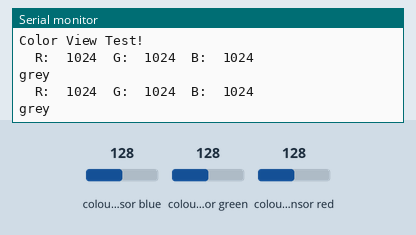
Recording of a sketch running on a simulated Arduino Uno, built with avr-gcc and run on an emulated ATmega328P. Shown: the last lines printed to the serial monitor. The inputs (shaded band) are chosen by the test bench; at power-on: colour sensor blue 128, colour sensor green 128, colour sensor red 128.

Above: at 3.5 s.
3.6 s: colour sensor blue set to 5
At 6.5 s:
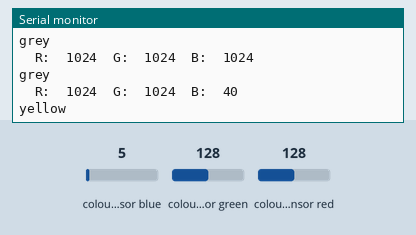
9.4 s: colour sensor green set to 5
At 11.2 s:
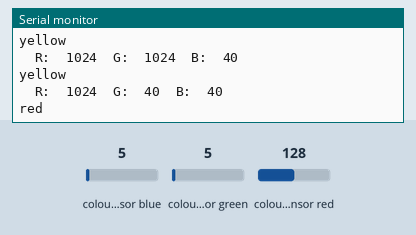
14.6 s: colour sensor blue set to 128
At 17.3 s:
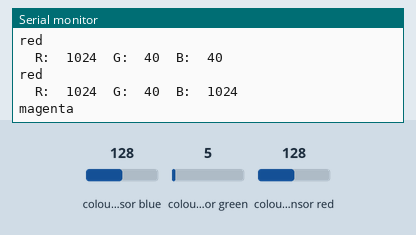
19.9 s: colour sensor red set to 5
At 21.9 s:
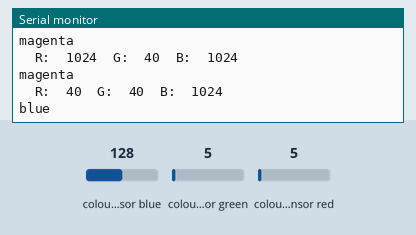
25.1 s: colour sensor green set to 128
At 26.8 s:
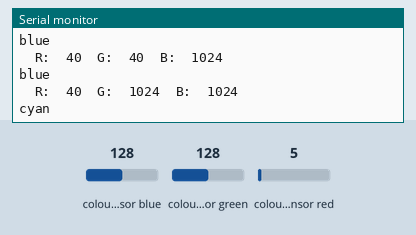
30.3 s: colour sensor red set to 103
At 32.8 s:
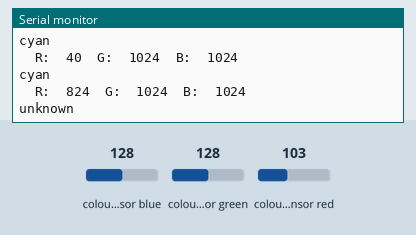
Timing chart, 0 to 34.3 s (numbered marks = the images above; inputs shaded):
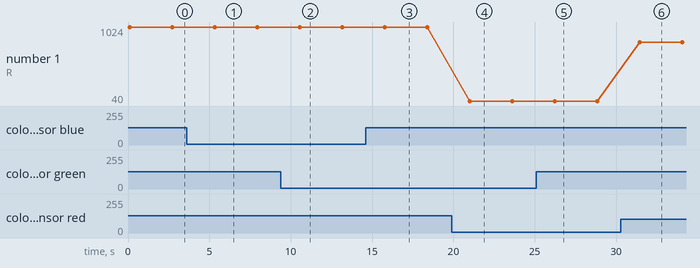

The sketch:

testRGB.ino.ino
```cpp
#include <Arduino.h>
#include "rgbsensor.h"
#include "Node.h"
rgbsensor* rgb;
void setup() {
  // put your setup code here, to run once:
  Serial.begin(9600);
  Serial.println("Color View Test!");

  rgb = new rgbsensor();
}

void loop() {
  // put your main code here, to run repeatedly:
  // put your main code here, to run repeatedly:
  Serial.println(rgb->colorTable[rgb->getColor()]);
  delay(2500);
}
```

Node.cpp
```cpp
#include "Node.h"
#include <String.h>
#include <Arduino.h>


static char* nameTable[37] = {"Red B", "Red 1", "Red 2", "Red 3", "Red 4", "Red 5",
                          "Green B", "Green 1", "Green 2", "Green 3", "Green 4", "Green 5",
                "Blue B", "Blue 1", "Blue 2", "Blue 3", "Blue 4", "Blue 5",
                "Yellow B", "Yellow 1", "Yellow 2", "Yellow 3", "Yellow 4", "Yellow 5",
                "Magenta B", "Magenta 1", "Magenta 2", "Magenta 3", "Magenta 4", "Magenta 5",
                "Cyan B", "Cyan 1", "Cyan 2", "Cyan 3", "Cyan 4", "Cyan 5",
                "Grey B"};

static char* colorTable[8] = {"red", "green", "blue", "yellow", "magenta", "cyan", "grey", "unknown"};


Node::Node() {
	visited = false;
	isNullNode = false;
  tokenColor = unknown;
}

Node::Node(Name n, Color mc) {
  visited = false;
  isNullNode = false;
  tokenColor = unknown;

  mapColor = mc;
	setName(n);
}

Name Node::getName() {
	return name;
}

void Node::setName(Name n) {
	name = n;
  depth = (name == X)? 5 : name % 6;  // see the Name enum to understand the relationship between depth and 'index' in Name enum (actually the integer value the name represents)
}

bool Node::getVisited() {
	return visited;
}

void Node::setVisited(bool visit) {
	visited = visit;
}

Color Node::getMapColor() {
	return mapColor;
}

int Node::getDepth() {
  return depth;
}


//[R1:t:U]
//[name:visited:tokenColor]
char* Node::toString() {
	char s[40] = "";

  if (isNull()) {
    strcat(s, nameToString());
  }
  else {
	  strcat(s, colorToChar(mapColor));
    char d[2];
    itoa(depth, d, 10);
    strcat(s, d);
    strcat(s, ":");
    strcat(s, (visited? "t" : "f"));
    strcat(s, ":");
    strcat(s, colorToChar(tokenColor));
  }

	return s;
}

void Node::setAsNull() {
	isNullNode = true;
}

bool Node::isNull() {
	return isNullNode;
}


char * Node::colorToChar(Color c) {
	char * s = " ";
	switch(c) {
		case red: 		s = "R"; break;
		case green: 	s = "G"; break;
		case blue: 		s = "B"; break;
		case yellow: 	s = "Y"; break;
		case magenta:	s = "M"; break;
		case cyan: 		s = "C"; break;
		case grey: 		s = "X"; break;
    case unknown: s = "U"; break;
		default: 			break;
	}
	return s;
}

char* Node::nameToString() {
  if (isNull()) {
    return "empty node";
  }
	return nameTable[name];
}
```

Node.h
```cpp
#include <string.h>

#ifndef NODE_H
#define NODE_H

enum Color {red, green, blue, yellow, magenta, cyan, grey, unknown};

enum Name { R, R1, R2, R3, R4, R5,
			G, G1, G2, G3, G4, G5,
			Bl, Bl1, Bl2, Bl3, Bl4, Bl5,
			Y, Y1, Y2, Y3, Y4, Y5,
			M, M1, M2, M3, M4, M5,
			C, C1, C2, C3, C4, C5,
			X};	//'X' is grey cuz it's the 'crossroads'

class Node
{
	public:

		Node();
    Node(Name n, Color mc);

		Name getName();
		void setName(Name n);
		bool getVisited();
		void setVisited(bool visit);
		Color getMapColor();

		void setAsNull();
		bool isNull();

    char* toString();
    char* nameToString();
    char* colorToChar(Color c);

    int getDepth();

	protected:

		Name name;
		Color mapColor;
		int depth;

		Color tokenColor;
		bool visited;
		Node* adjList;

		bool isNullNode;


};

#endif
```

rgbsensor.cpp
```cpp
#include "rgbsensor.h"
rgbsensor::rgbsensor() {
  tcs = Adafruit_TCS34725(TCS34725_INTEGRATIONTIME_50MS, TCS34725_GAIN_4X);
  boolean error = false;
  if (!tcs.begin()) {
    error = true;
  }
}

Color rgbsensor::getColor(){
  uint16_t clear, red, green, blue;

  //tcs.setInterrupt(false);

  delay(60);  // takes 50ms to read
  tcs.getRawData(&red, &green, &blue, &clear);
  //tcs.setInterrupt(true);  // turn on LED

  return getClosestColor(red,green,blue);
}
Color rgbsensor::getClosestColor(int Red,int Green, int Blue)
{
  int redThreshold = 100;
  int blueThreshold = 80;
  int yellowThreshold = 100;
  int greyThreshold = 25;
  int cyanThreshold = 250;
  int greenThreshold = 150;
  int purpleThreshold = 50;
  Color color = unknown;

  if((((Red - Blue) > redThreshold) && ((Red - Green) > redThreshold)))
  {
    color = red;
  }
  if(((abs(Red - Blue) < purpleThreshold) && ((Blue - Green) > purpleThreshold)))
  {
    color = magenta;
  }
  if((((Blue - Red) > blueThreshold) && ((Blue - Green) > blueThreshold)))
  {
    color = blue;
  }
  if((((Green - Red) > cyanThreshold) && ((Blue - Green) < cyanThreshold)))
  {
    color = cyan;
  }
  if((((Green - Red) > greenThreshold) && ((Green - Blue) > greenThreshold)))
  {
    color = green;
  }
  if((((Green - Red) < yellowThreshold) && ((Green - Blue) > yellowThreshold)))
  {
    color = yellow;
  }
  if(((abs(Red - Blue) < greyThreshold) && (abs(Red - Green) < greyThreshold)))
  {
    color = grey;
  }

    Serial.print("\tR:\t"); Serial.print(Red);
    Serial.print("\tG:\t"); Serial.print(Green);
    Serial.print("\tB:\t"); Serial.println(Blue);
  return color;
}
```

rgbsensor.h
```cpp
#ifndef rgbsensor_h
#define rgbsensor_h
#include <Wire.h>
#include "Adafruit_TCS34725.h"
#include "Node.h"

class rgbsensor
{
  public:
  rgbsensor();
  char* colorTable[8] = {"red", "green", "blue", "yellow", "magenta", "cyan", "grey", "unknown"};
  Color getColor();

  private:
  Color getClosestColor(int red,int green, int blue);
  Adafruit_TCS34725 tcs;

};
#endif
```

Measured:
- after the input at 3.6 s, the serial monitor: prints a new line after 1.7 s (image 1)
- after the input at 9.4 s, the serial monitor: prints a new line after 1.2 s (image 2)
- after the input at 14.6 s, the serial monitor: prints a new line after 1.2 s (image 3)
- after the input at 19.9 s, the serial monitor: prints a new line after 1.1 s (image 4)
- after the input at 25.1 s, the serial monitor: prints a new line after 1.1 s (image 5)
- after the input at 30.3 s, the serial monitor: prints a new line after 1.1 s (image 6)
- plotted number 1: 40 → 824 after the input at 30.3 s
